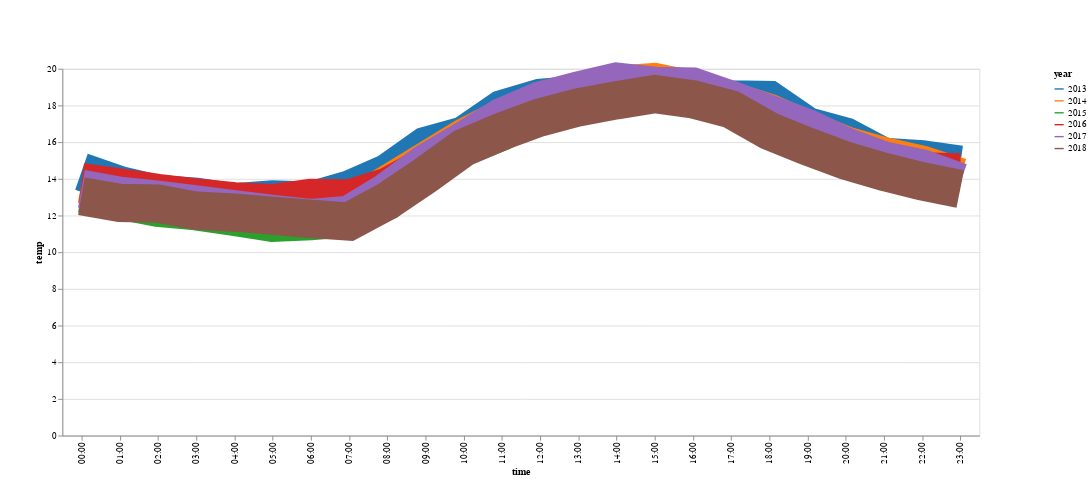

Notebook code cell kept with this figure:
### Code cell
nl.line(
    data.groupby(['time', 'year']).agg({"temp" : "mean"}).reset_index(),
    "time",
    "temp",
    color = "year"
)

### Figure 1 — Vega-Lite specification as saved in the notebook (floating-point values rounded to 4 significant figures; data arrays with more than 128 entries replaced by an {"elided": "..."} marker saying what was removed)
{"$schema": "https://vega.github.io/schema/vega-lite/v2.4.3.json", "config": {"view": {"height": 300, "width": 400}}, "data": {"values": {"elided": "144 records"}}, "encoding": {"color": {"field": "year", "scale": {"domain": ["2013", "2014", "2015", "2016", "2017", "2018"], "range": ["#1F77B4", "#FF7F0E", "#2CA02C", "#D62728", "#9467BD", "#8C564B", "#E377C2", "#7F7F7F", "#BCBD22", "#17BECF"]}, "type": "nominal"}, "tooltip": [{"field": "time", "type": "nominal"}, {"field": "year", "type": "nominal"}, {"field": "temp", "type": "quantitative"}], "x": {"field": "time", "type": "nominal"}, "y": {"field": "temp", "stack": null, "type": "quantitative"}}, "height": 400, "mark": {"size": 41.67, "type": "line"}, "selection": {"selector002": {"bind": "scales", "encodings": ["x"], "mark": {"fill": "#333", "fillOpacity": 0.125, "stroke": "white"}, "on": "[mousedown, window:mouseup] > window:mousemove!", "resolve": "global", "translate": "[mousedown, window:mouseup] > window:mousemove!", "type": "interval", "zoom": "wheel!"}}, "width": 1000}
